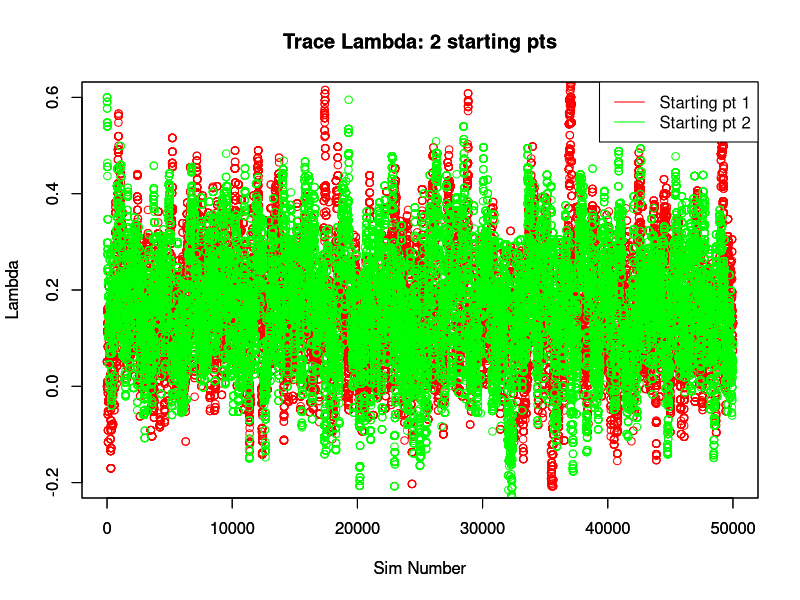
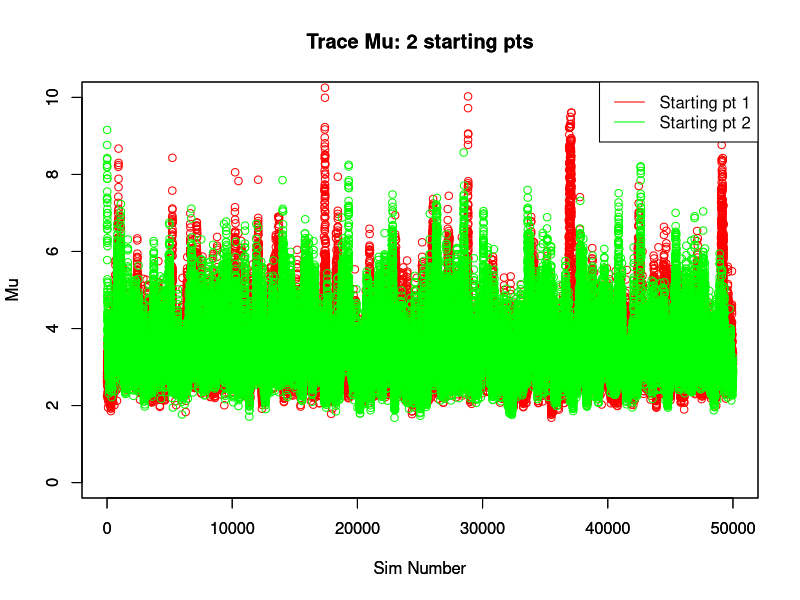
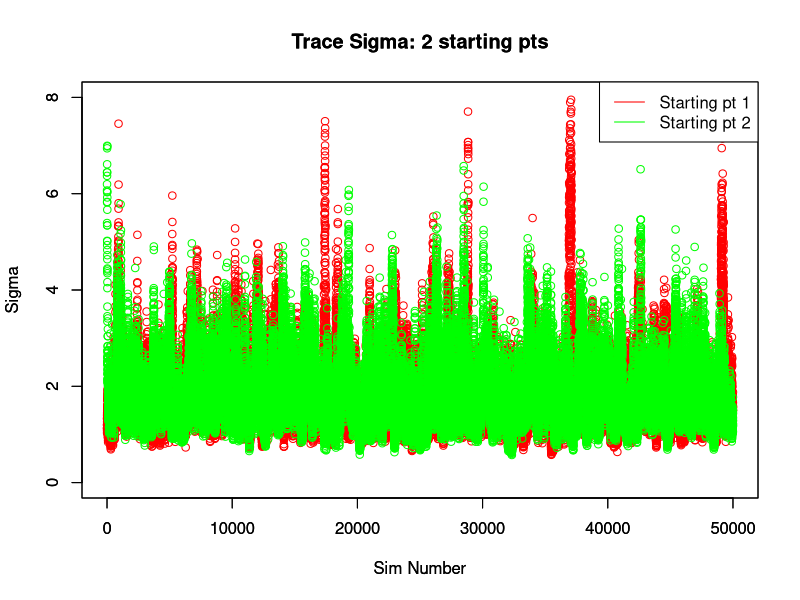
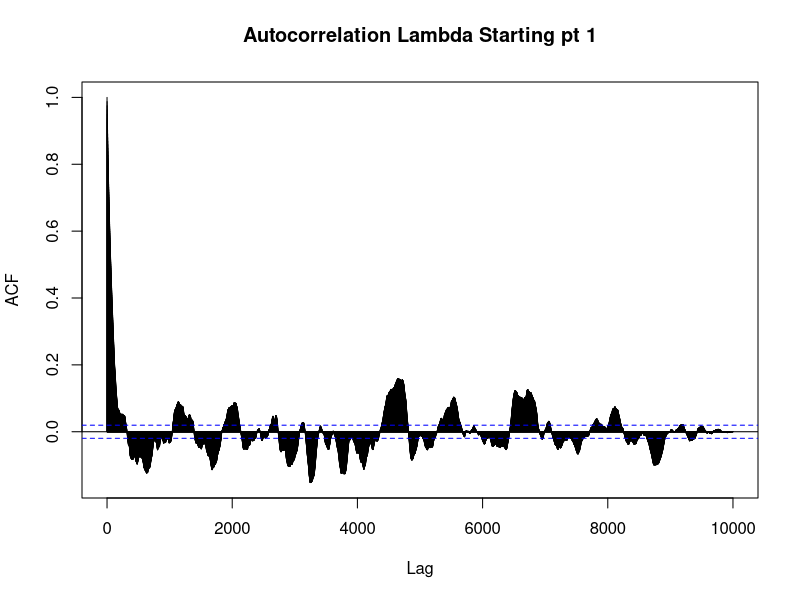
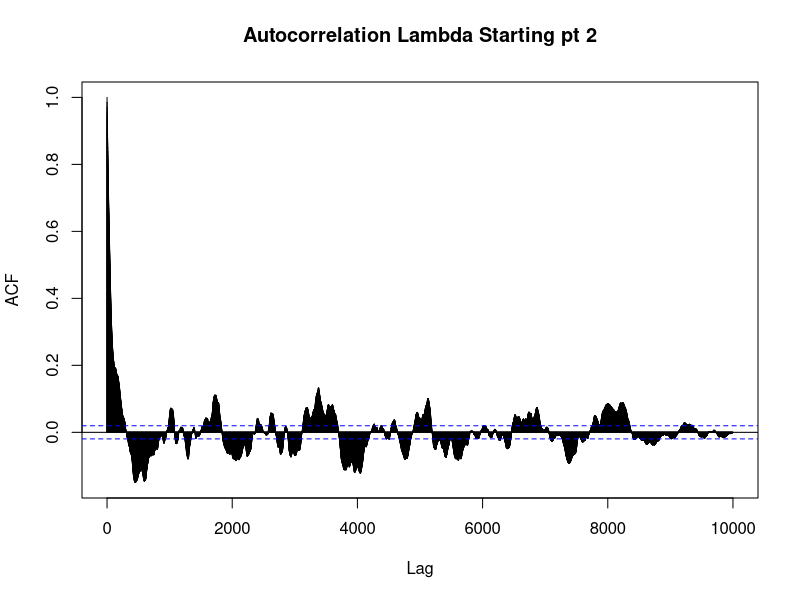
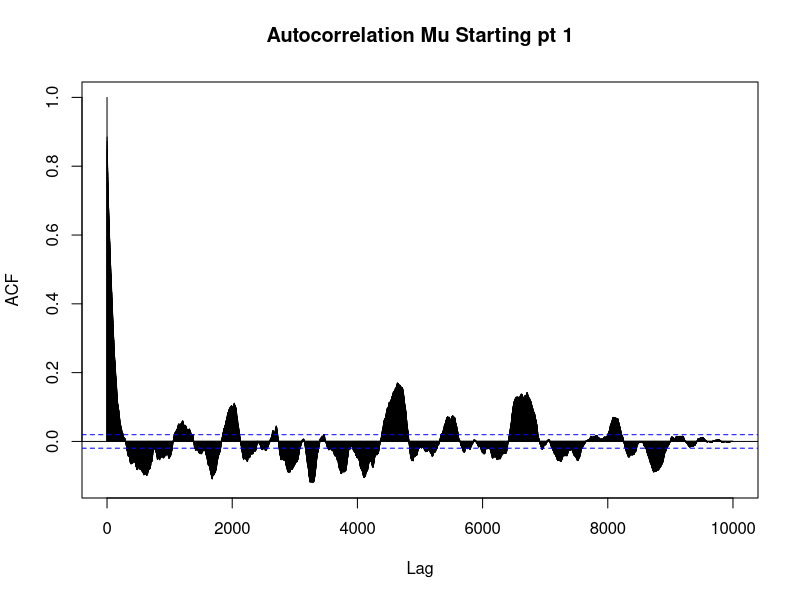
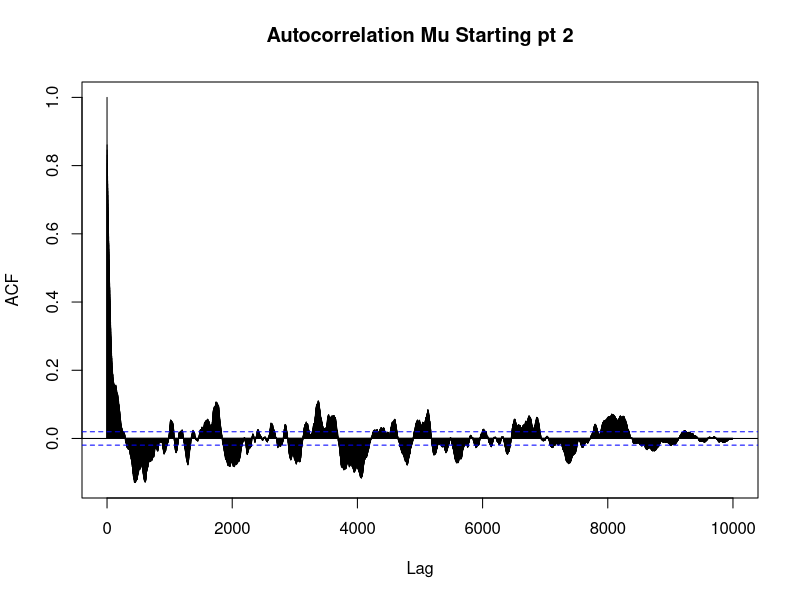
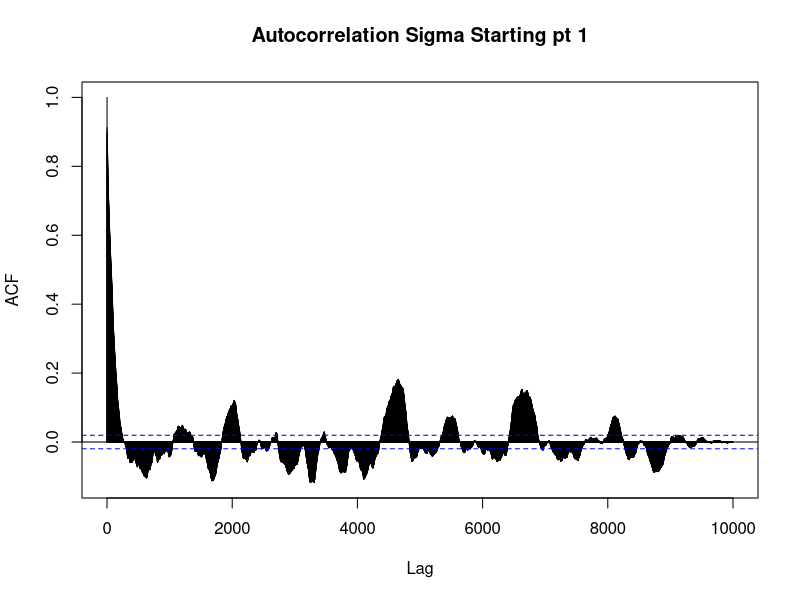

Write the R code that produced these figures, in order.
## ---- chunk 1
y <- c(13,52, 6,40,10, 7,66,10,10,14,16, 4, 65, 5,11,10,15, 5,76,56,88,24,51, 4, 40, 8,18, 5,16,50,40, 1,36, 5,10,91, 18, 1,18, 6, 1,23,15,18,12,12,17, 3)

n <- length(y)

#Distributions

w_Likelihood <- function(lambda){
  if (lambda != 0){
    return((y^lambda - 1)/lambda)
  }
  else if (lambda == 0){
    return(log(y))
  }
}

mu_condPosterior <- function(sigma2, lambda){
  rnorm(1, mean = mean(w_Likelihood(lambda)), sd = sqrt(sigma2/n))
}

sigma2_condPosterior <- function(mu, lambda){
  sigma2.hat <- sum((w_Likelihood(lambda)-mu)^2 / (n-1))
  sigma2.post      <-  (n-1) * (sigma2.hat)/rchisq(1,n-1)
  return(sigma2.post)
}

lambda_proposal <- function(lambda){
  rnorm(1, mean = lambda, sd = 0.2)
}

log_jointposterior <- function(lambda, mu, sigma2){
  log_post <- log(1/sqrt(sigma2))
  w <- w_Likelihood(lambda)
  for (i in 1:n){
    log_post <- log_post + log(dnorm(w[i],mean=mu,sd=sqrt(sigma2))) + (lambda-1)*log(y[i])
  }
  return(log_post)
}
#Starting points 1
sims = 50000
lambda <- matrix(0,nrow = sims, ncol = 1)
lambda[1] <- c(0)
mu <- matrix(0,nrow = sims, ncol = 1)
mu[1] <- mean(w_Likelihood(lambda[1]))
sigma2 <- matrix(0,nrow = sims, ncol = 1)
sigma2[1] <- var(w_Likelihood(lambda[1]))
## ---- chunk 2
#MonteCarlo_Hastings 
MonteCarlo_Hastings <- function(lambda, mu, sigma2) {
  for (i in 2:sims){
    mu[i] <- mu_condPosterior(sigma2[i-1], lambda[i-1])
    sigma2[i] <- sigma2_condPosterior(mu[i], lambda[i-1])
    lambda[i] <- lambda_proposal(lambda[i-1])
    r <- min(exp(log_jointposterior(lambda[i],mu[i],sigma2[i]) - log_jointposterior(lambda[i-1],mu[i-1],sigma2[i-1])), 1)
    
    if ( r >= runif(1) ) { #Accept
      lambda[i] <- lambda[i]
    } else { #Reject
      lambda[i] <- lambda[i-1]
    }
  }
  
  MCH_s <- cbind("lambda" = lambda[40000:sims],"mu" = mu[40000:sims], "sigma" = sqrt(sigma2[40000:sims]))
  print(t(apply(MCH_s,2, function(x) quantile(x, c(.025,.25,.5,.75,.975)))))
  return(list(lambda,mu,sigma2))
}
## ---- chunk 3
params_1 <- MonteCarlo_Hastings(lambda, mu, sigma2)

#Starting points 2
sims = 50000
lambda <- matrix(0,nrow = sims, ncol = 1)
lambda[1] <- c(0.6)
mu <- matrix(0,nrow = sims, ncol = 1)
mu[1] <- mean(w_Likelihood(lambda[1]))
sigma2 <- matrix(0,nrow = sims, ncol = 1)
sigma2[1] <- var(w_Likelihood(lambda[1]))

params_2 <- MonteCarlo_Hastings(lambda, mu, sigma2)
## ---- chunk 4
plot(params_1[[1]], col = "red", main = "Trace Lambda: 2 starting pts", xlab = "Sim Number", ylab = "Lambda", ylim = c(-0.2,0.6))
par(new=TRUE)
plot(params_2[[1]], col = "green",main = "Trace Lambda: 2 starting pts", xlab = "Sim Number", ylab = "Lambda", ylim = c(-0.2,0.6))
legend("topright",col = c("red","green"),
       legend=c("Starting pt 1","Starting pt 2"),
       lty = c(1,1,1)) 
## ---- chunk 5
plot(params_1[[2]], col = "red", main = "Trace Mu: 2 starting pts", xlab = "Sim Number", ylab = "Mu", ylim = c(0,10))
par(new=TRUE)
plot(params_2[[2]], col = "green", main = "Trace Mu: 2 starting pts", xlab = "Sim Number", ylab = "Mu", ylim = c(0,10))
legend("topright",col = c("red","green"),
       legend=c("Starting pt 1","Starting pt 2"),
       lty = c(1,1,1)) 
## ---- chunk 6
plot(sqrt(params_1[[3]]), col = "red", main = "Trace Sigma: 2 starting pts", xlab = "Sim Number", ylab = "Sigma", ylim= c(0,8))
par(new=TRUE)
plot(sqrt(params_2[[3]]), col = "green", main = "Trace Sigma: 2 starting pts", xlab = "Sim Number", ylab = "Sigma", ylim = c(0,8))
legend("topright",col = c("red","green"),
       legend=c("Starting pt 1","Starting pt 2"),
       lty = c(1,1,1)) 
## ---- chunk 7
Autocor_l1 <- acf(params_1[[1]][40000:50000], lag.max = 10000, plot = FALSE)
plot(Autocor_l1, main = "Autocorrelation Lambda Starting pt 1")

Autocor_l2 <- acf(params_2[[1]][40000:50000], lag.max = 10000, plot = FALSE)
plot(Autocor_l2, main = "Autocorrelation Lambda Starting pt 2")

Autocor_Mu1 <- acf(params_1[[2]][40000:50000], lag.max = 10000, plot = FALSE)
plot(Autocor_Mu1, main = "Autocorrelation Mu Starting pt 1")

Autocor_Mu2 <- acf(params_2[[2]][40000:50000], lag.max = 10000, plot = FALSE)
plot(Autocor_Mu2, main = "Autocorrelation Mu Starting pt 2")

Autocor_Sig1 <- acf(sqrt(params_1[[3]][40000:50000]), lag.max = 10000, plot = FALSE)
plot(Autocor_Sig1, main = "Autocorrelation Sigma Starting pt 1")

Autocor_Sig2 <- acf(params_2[[3]][40000:50000], lag.max = 10000, plot = FALSE)
plot(Autocor_Sig2, main = "Autocorrelation Sigma Starting pt 2")
## ---- chunk 8
plot(cumsum(params_1[[1]])/c(1:sims), col = "red", ylim = c(0,0.7), main = "Convergence Lambda: 2 starting pts", xlab = "Sim Number", ylab = "Cum Avg Lambda")
par(new=TRUE)
plot(cumsum(params_2[[1]])/c(1:sims), col = "green", ylim = c(0,0.7), main = "Convergence Lambda: 2 starting pts", xlab = "Sim Number", ylab = "Cum Avg Lambda")
legend("topright",col = c("red","green"),
       legend=c("Starting pt 1","Starting pt 2"),
       lty = c(1,1,1)) 
## ---- chunk 9
plot(cumsum(params_1[[2]])/c(1:sims), col = "red", main = "Convergence Mu: 2 starting pts", xlab = "Sim Number", ylab = "Cum Avg Mu", ylim = c(0,10))
par(new=TRUE)
plot(cumsum(params_2[[2]])/c(1:sims), col = "green", main = "Convergence Mu: 2 starting pts", xlab = "Sim Number", ylab = "Cum Avg Mu", ylim = c(0,10))
legend("topright",col = c("red","green"),
       legend=c("Starting pt 0","Starting pt 0.6"),
       lty = c(1,1,1)) 
## ---- chunk 10
plot(cumsum(sqrt(params_1[[3]]))/c(1:sims), col = "red", main = "Convergence Sigma: 2 starting pts", xlab = "Sim Number", ylab = "Cum Avg Sigma", ylim= c(0,8))
par(new=TRUE)
plot(cumsum(sqrt(params_2[[3]]))/c(1:sims), col = "green", main = "Convergence Sigma: 2 starting pts", xlab = "Sim Number", ylab = "Cum Avg Sigma", ylim= c(0,8))
legend("topright",col = c("red","green"),
       legend=c("Starting pt 1","Starting pt 2"),
       lty = c(1,1,1)) 
## ---- chunk 11
lam <- sort(params_1[[1]][40000:50000])[c(250,9750)]
cat("Posterior Interval Lambda: [",lam, "]")
mu <- sort(params_1[[2]][40000:50000])[c(250,9750)]
cat("Posterior Interval Mu: [",mu, "]")
sig <- sort(sqrt(params_1[[3]][40000:50000]))[c(250,9750)]
cat("Posterior Interval Sigma: [",sig, "]")
## ---- chunk 12
pred_y <- function(mu, sigma2, lambda){
    pred_w_s <- rnorm(1000, mean = mu, sd = sqrt(sigma2))
    pred_y_s <- round(exp(log(pred_w_s*lambda + 1)/lambda))
  
  pred_y_s
}
  
s_pred_y <- pred_y(params_1[[2]][50000],params_1[[3]][50000],params_1[[1]][50000])

boxplot(s_pred_y, y, col = c("red", "green"), names = c("Predicted Y", "Data Y"), main = "Survival Times: Predicted vs Data")
## ---- chunk 13
pred_conf <- sort(s_pred_y)[c(25, 975)]
cat("Posterior Interval Predicted Y: [", pred_conf, "]")
